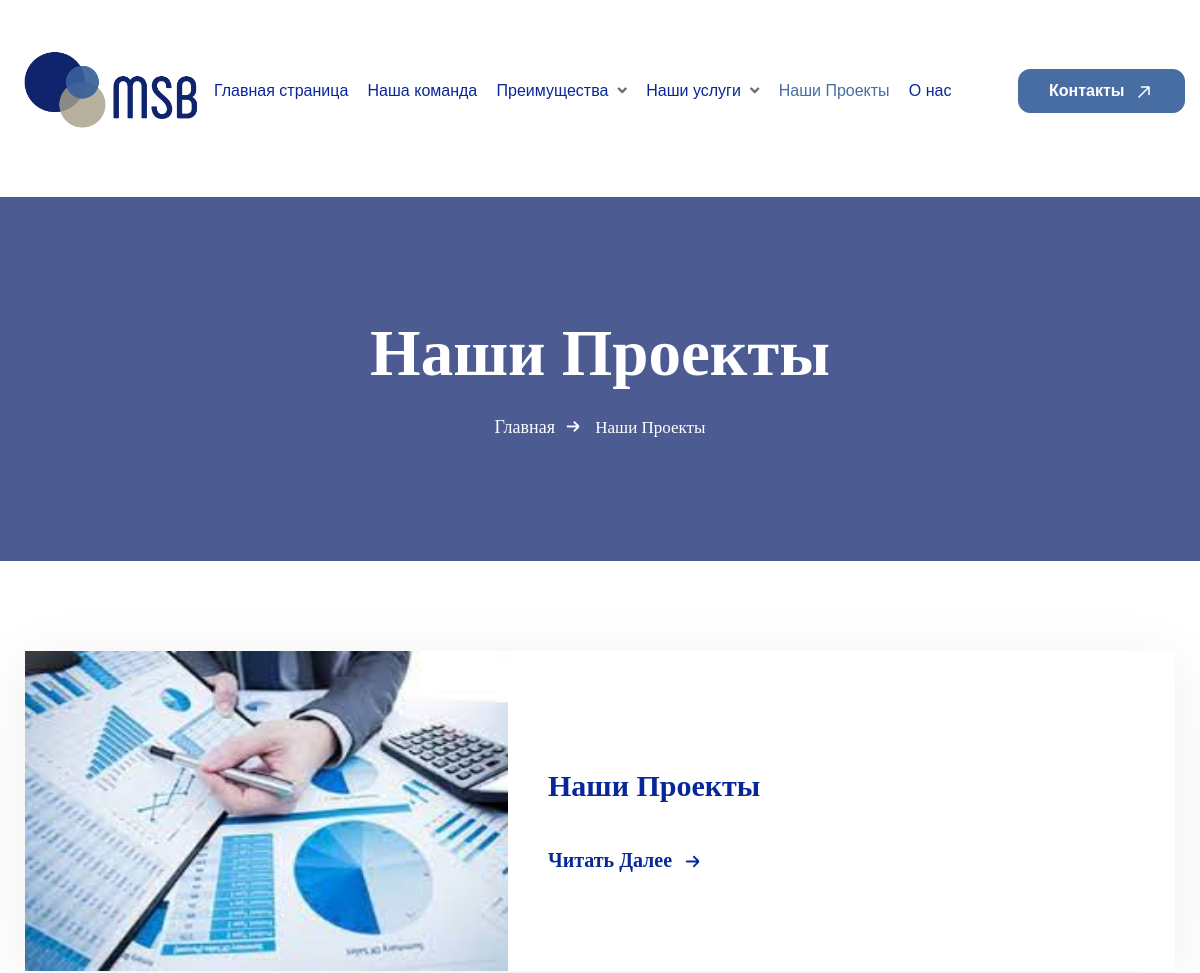
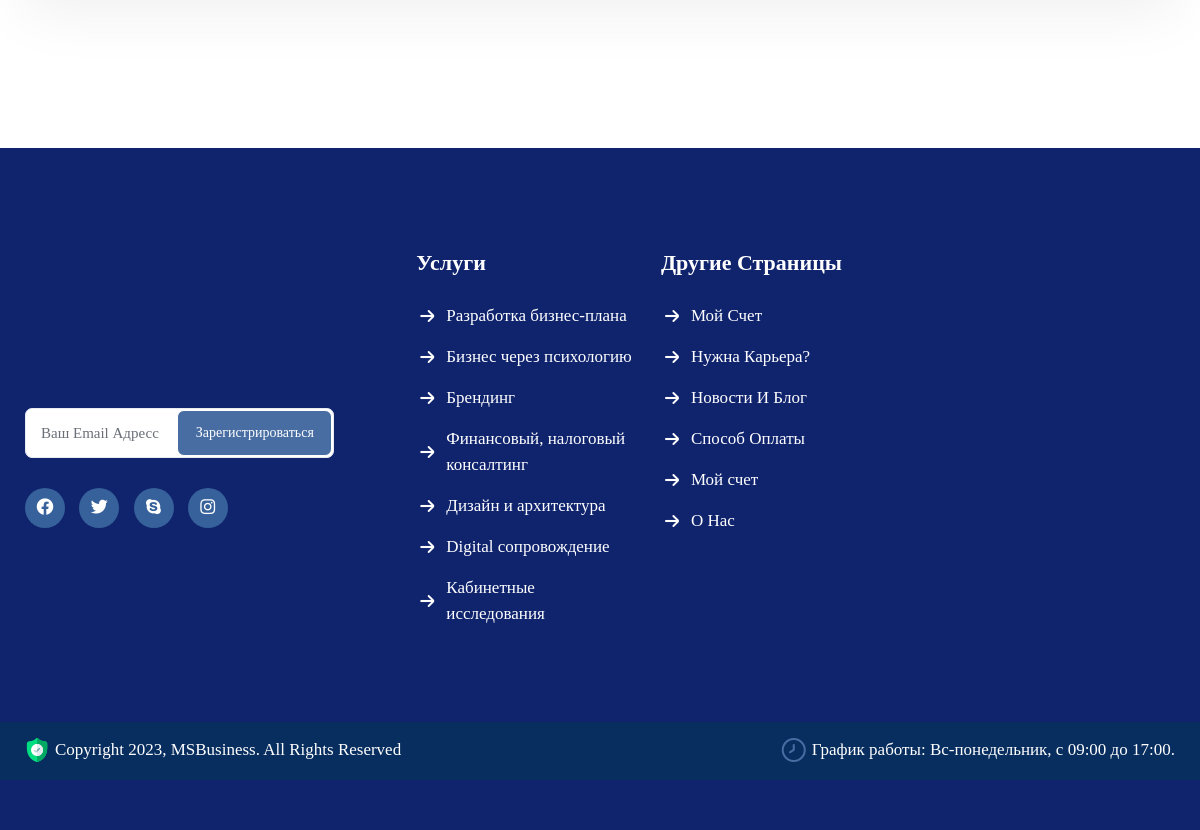
/blog/, run on an earlier commit of the app's database (2 pictures, top to bottom).
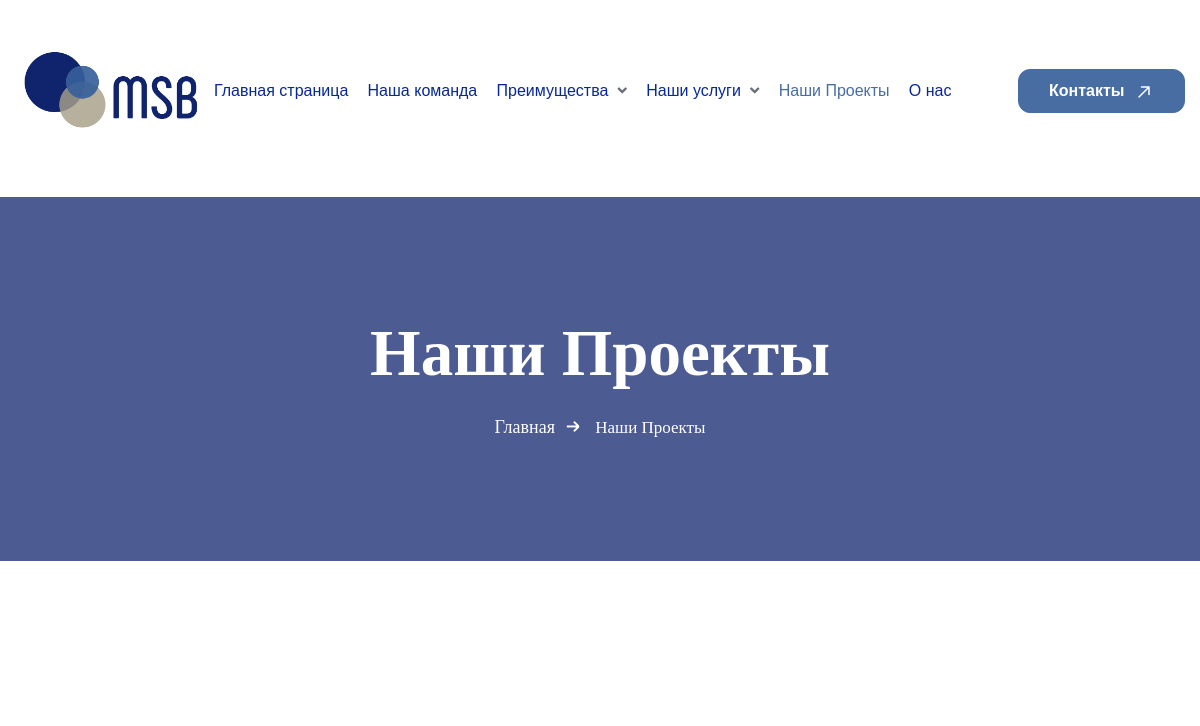
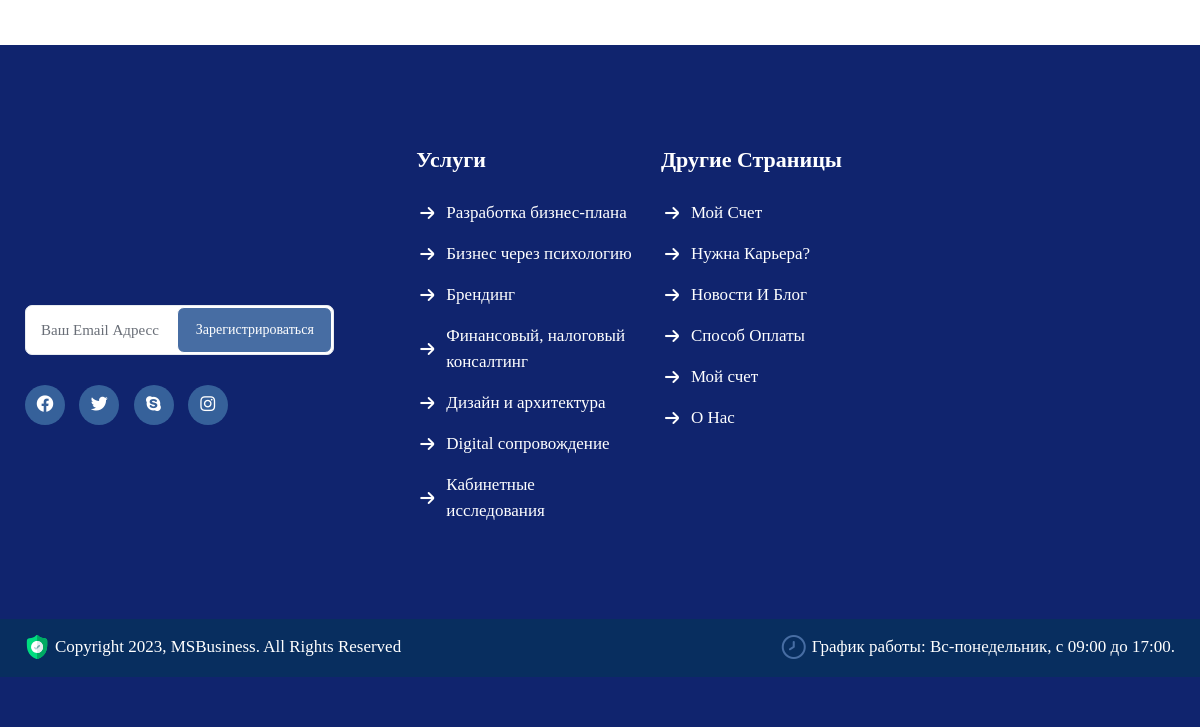
And on a later commit of the database (2 pictures, top to bottom).
### apps/blog/models.py (models this page shows, shortened)
class Blog(models.Model):
    title = models.CharField(
        max_length=155,
        verbose_name='Заголовок'
    )
    descriptions = models.TextField(
        verbose_name='Описание',
    )
    image = models.ImageField(
        upload_to='Blog'
    )
    class Meta:
        verbose_name = 'Наш проект'
        verbose_name_plural = 'Наши проекты'

### apps/blog/views.py (the view)
# urls.py: path('blog/', blog, name='blog'),
def blog(request):
    blog_all = Blog.objects.all()
    return render(request, 'blog/blog.html', locals())

### templates/blog/blog.html (shortened to what this page needs)
{% extends 'include/homepage.html' %}
{% load static %}
{% block content %}
<body class="theme-vankine scrollbarcolor">
    <div id="page" class="page_wapper hfeed site">
        {% include 'include/header.html' %}
        <div id="wrapper_full" class="content_all_warpper">
            <section class="page_header_default pg_bg_cover alignment_center">
                <div class="page_header_content">
                    <div class="container">
                        <div class="row">
                            <div class="col-md-12">
                                <div class="banner_title_inner">
                                    <div class="title">
                                        <span class="main_tit">Наши Проекты</span>
                                    </div>
                                </div>
                            </div>
                            <div class="col-lg-12 vankine">
                                <ul class="breadcrumb m-auto">
                                    <li>
                                        <a href="blog.html#">Главная</a>
                                    </li>
                                    <li class="active">Наши Проекты</li>
                                </ul>
                            </div>
                        </div>
                    </div>
                </div>
            </section>
            <div id="content" class="site-content">
                <div class="blog-section">
                    <div class="pd_top_90"></div>
                    <div class="container">
                        <div class="row">
                            <div class="col-lg-8 col-md-12 col-sm-12 col-xs-12" style="width: 100%;">
                                <div class="row loop-grid">
                                    {% for blog in blog_all%}
                                    <div class="col-xl-12">
                                        <article class="blog_style one has_images" id="post-1576">
                                            <div class="image_box ">
                                                <a href="{% url 'blog-details' blog.id %}">
                                                    <img src="{{ blog.image.url }}" alt="img"
                                                        class="img-fluid" />
                                                </a>
                                            </div>
                                            <div class="content_box">
                                                <a href="{% url 'blog-details' blog.id %}" class="cat_gry">
                                                    <h2>{{ blog.title  }}</h2>
                                                </a>
                                                <div class="bottom d-flex  align-items-center">
                                                    <a href="{% url 'blog-details' blog.id %}" class="rd_more">Читать Далее <i
                                                            class="fi-rr-arrow-small-right"></i>
                                                    </a>
                                                </div>
                                            </div>
                                        </article>
                                    </div>
                                     {% endfor %}
                                </div>
                                <div class="pd_bottom_30"></div>
                            </div>
                            <div class="pd_bottom_30"></div>
                        </div>
                    </div>
                </div>
                <div class="pd_bottom_60"></div>
            </div>
        </div>
        {% include 'include/footer.html' %}
    </div>
    {% endblock %}

What changed in the data, as far as the page shows it:
removed Blog: image (picture), title "Наши Проекты"
